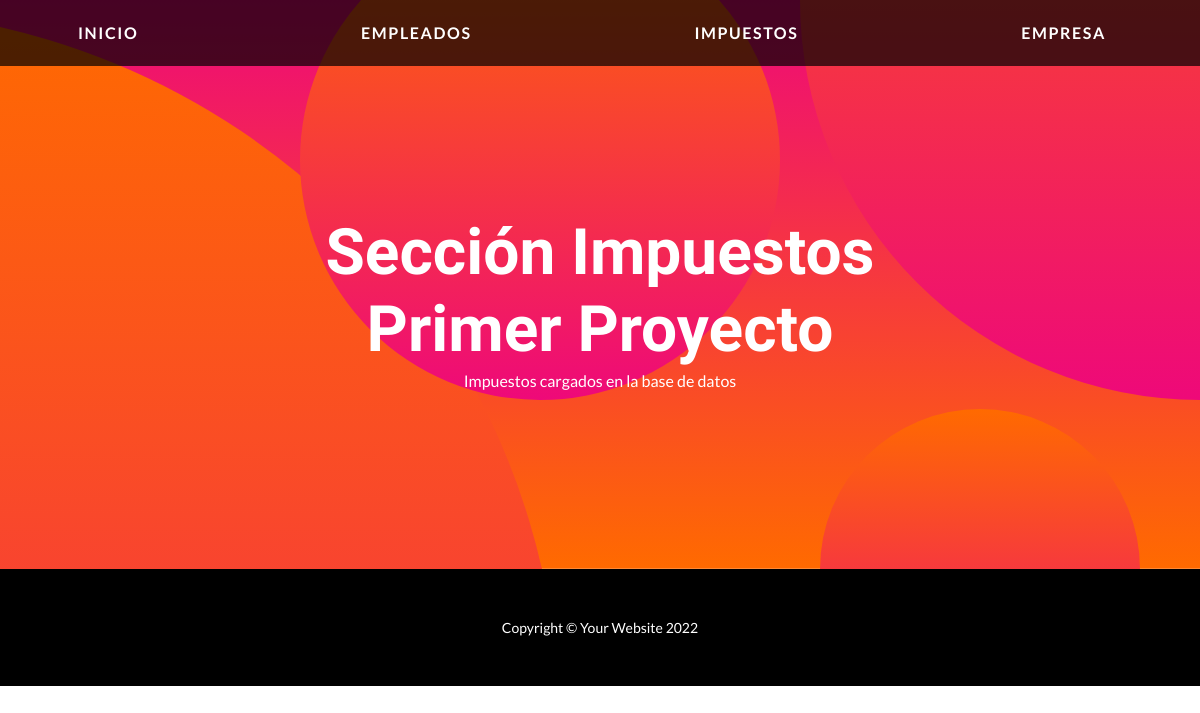
Page /mostrari/ on the earlier database version.
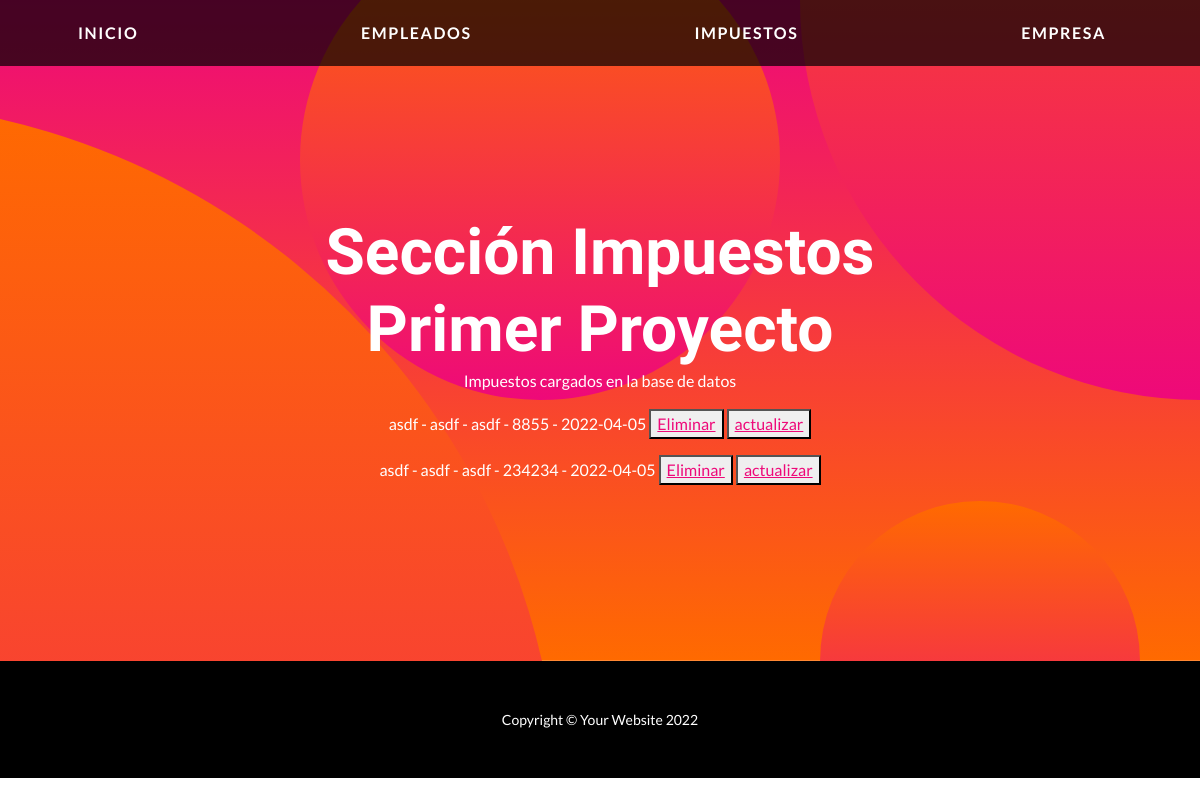
Same page on the later database version.
### applications/servicioImpuestos/models.py (models this page shows)
class Impuestos(models.Model):
    entidad = models.CharField("Entidad", max_length=100)
    impuesto = models.CharField("Impuesto", max_length=100)
    observacion = models.CharField("Observación",max_length=100)
    n_comprobante = models.IntegerField("Numero comprobante")
    fecha = models.DateField("Fecha vencimiento", auto_now=False, auto_now_add=False)
    def __str__(self) :
        return f"{self.entidad} - {self.impuesto} - {self.observacion} - {self.n_comprobante} - {self.fecha}"

### applications/servicioImpuestos/views.py (the view)
# urls.py: path('mostrari/',views.mostrar_i, name="MostrarI" ),
def mostrar_i(request):
    impuestos=models.Impuestos.objects.all()
    return render(request, "mostrari.html", {"impuestos":impuestos})

### templates/mostrari.html (shortened to what this page needs)
{% extends 'index.html' %}
{% block info %}
    <h2 class="masthead-subheading mb-0">
        Sección Impuestos
    </h2>
{% endblock info %}
{% block contenido %}
    <p>
        Impuestos cargados en la base de datos
    </p>
    {% for i in impuestos %}
            <p>
                {{i}}
                <button><a href=" {% url 'EliminarI' i.id %}">Eliminar</a></button>
                <button><a href=" {% url 'ActualizarI' i.id %}">actualizar</a></button>
            </p>
    {% endfor %}
{% endblock contenido %}

Differences in the rows shown:
added Impuestos: entidad+impuesto+observacion "asdf - asdf - asdf - 8855 - 2022-04-05"
added Impuestos: entidad+impuesto+observacion "asdf - asdf - asdf - 234234 - 2022-04-05"
